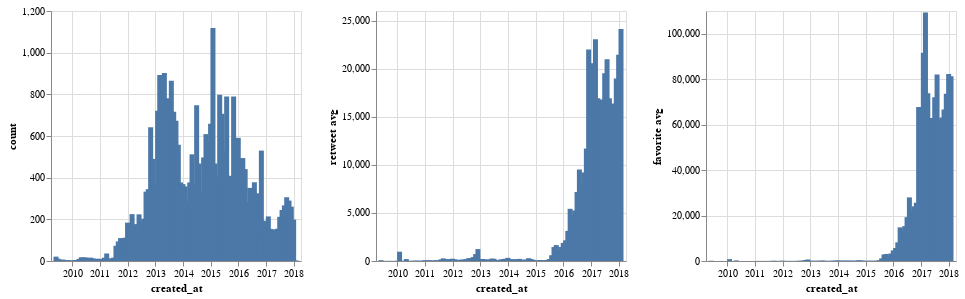

The code cell stored with this chart in its notebook:
### Code cell
import pandas as pd
import altair as alt 
import json
import os
import pandas as pd

def create_tweet_sum_viz(t_count,t_rt,t_fav):
    """
    10 points
    Create the visualization shown above
    Use the tweet_df dataframe
    """
    
    chart1 = alt.Chart(t_count).mark_bar() \
                .encode(x = 'created_at:T',
                        y = 'count:Q') \
                .properties(width=250,height=250)

    chart2 = alt.Chart(t_rt).mark_bar() \
                .encode(x = 'created_at:T',
                        y = 'retweet avg:Q') \
                .properties(width=250,height=250)

    chart3 = alt.Chart(t_fav).mark_bar() \
                .encode(x = 'created_at:T',
                        y = 'favorite avg:Q') \
                .properties(width=250,height=250)

    chart = chart1 | chart2 | chart3
    display(chart)

df = create_tweet_df()
t_count = create_tweet_count_df(t_df)
t_fav = create_favorite_avg_df(t_df)
t_rt = create_retweet_avg_df(t_df)
create_tweet_sum_viz(t_count,t_rt,t_fav)

### Figure 1 — Vega-Lite specification as saved in the notebook (floating-point values rounded to 4 significant figures)
{"config": {"view": {"continuousWidth": 400, "continuousHeight": 300}}, "hconcat": [{"data": {"name": "data-206d2e3ffeb144eee28afd24d67a26e3"}, "mark": "bar", "encoding": {"x": {"type": "temporal", "field": "created_at"}, "y": {"type": "quantitative", "field": "count"}}, "height": 250, "width": 250}, {"data": {"name": "data-65ce3cd453629d0e214a0ac8de7d5e06"}, "mark": "bar", "encoding": {"x": {"type": "temporal", "field": "created_at"}, "y": {"type": "quantitative", "field": "retweet avg"}}, "height": 250, "width": 250}, {"data": {"name": "data-f022e699f612d61cd10ed27fa7792238"}, "mark": "bar", "encoding": {"x": {"type": "temporal", "field": "created_at"}, "y": {"type": "quantitative", "field": "favorite avg"}}, "height": 250, "width": 250}], "$schema": "https://vega.github.io/schema/vega-lite/v4.8.1.json", "datasets": {"data-206d2e3ffeb144eee28afd24d67a26e3": [{"created_at": "2009-05-31T00:00:00+00:00", "count": 21}, {"created_at": "2009-06-30T00:00:00+00:00", "count": 11}, {"created_at": "2009-07-31T00:00:00+00:00", "count": 5}, {"created_at": "2009-08-31T00:00:00+00:00", "count": 7}, {"created_at": "2009-09-30T00:00:00+00:00", "count": 3}, {"created_at": "2009-10-31T00:00:00+00:00", "count": 4}, {"created_at": "2009-11-30T00:00:00+00:00", "count": 3}, {"created_at": "2009-12-31T00:00:00+00:00", "count": 2}, {"created_at": "2010-01-31T00:00:00+00:00", "count": 4}, {"created_at": "2010-02-28T00:00:00+00:00", "count": 4}, {"created_at": "2010-03-31T00:00:00+00:00", "count": 10}, {"created_at": "2010-04-30T00:00:00+00:00", "count": 18}, {"created_at": "2010-05-31T00:00:00+00:00", "count": 17}, {"created_at": "2010-06-30T00:00:00+00:00", "count": 17}, {"created_at": "2010-07-31T00:00:00+00:00", "count": 13}, {"created_at": "2010-08-31T00:00:00+00:00", "count": 16}, {"created_at": "2010-09-30T00:00:00+00:00", "count": 13}, {"created_at": "2010-10-31T00:00:00+00:00", "count": 9}, {"created_at": "2010-11-30T00:00:00+00:00", "count": 11}, {"created_at": "2010-12-31T00:00:00+00:00", "count": 10}, {"created_at": "2011-01-31T00:00:00+00:00", "count": 9}, {"created_at": "2011-02-28T00:00:00+00:00", "count": 16}, {"created_at": "2011-03-31T00:00:00+00:00", "count": 36}, {"created_at": "2011-04-30T00:00:00+00:00", "count": 5}, {"created_at": "2011-05-31T00:00:00+00:00", "count": 13}, {"created_at": "2011-06-30T00:00:00+00:00", "count": 16}, {"created_at": "2011-07-31T00:00:00+00:00", "count": 73}, {"created_at": "2011-08-31T00:00:00+00:00", "count": 94}, {"created_at": "2011-09-30T00:00:00+00:00", "count": 110}, {"created_at": "2011-10-31T00:00:00+00:00", "count": 106}, {"created_at": "2011-11-30T00:00:00+00:00", "count": 112}, {"created_at": "2011-12-31T00:00:00+00:00", "count": 184}, {"created_at": "2012-01-31T00:00:00+00:00", "count": 162}, {"created_at": "2012-02-29T00:00:00+00:00", "count": 225}, {"created_at": "2012-03-31T00:00:00+00:00", "count": 177}, {"created_at": "2012-04-30T00:00:00+00:00", "count": 174}, {"created_at": "2012-05-31T00:00:00+00:00", "count": 224}, {"created_at": "2012-06-30T00:00:00+00:00", "count": 184}, {"created_at": "2012-07-31T00:00:00+00:00", "count": 203}, {"created_at": "2012-08-31T00:00:00+00:00", "count": 333}, {"created_at": "2012-09-30T00:00:00+00:00", "count": 345}, {"created_at": "2012-10-31T00:00:00+00:00", "count": 642}, {"created_at": "2012-11-30T00:00:00+00:00", "count": 490}, {"created_at": "2012-12-31T00:00:00+00:00", "count": 372}, {"created_at": "2013-01-31T00:00:00+00:00", "count": 721}, {"created_at": "2013-02-28T00:00:00+00:00", "count": 893}, {"created_at": "2013-03-31T00:00:00+00:00", "count": 826}, {"created_at": "2013-04-30T00:00:00+00:00", "count": 902}, {"created_at": "2013-05-31T00:00:00+00:00", "count": 781}, {"created_at": "2013-06-30T00:00:00+00:00", "count": 463}, {"created_at": "2013-07-31T00:00:00+00:00", "count": 865}, {"created_at": "2013-08-31T00:00:00+00:00", "count": 716}, {"created_at": "2013-09-30T00:00:00+00:00", "count": 673}, {"created_at": "2013-10-31T00:00:00+00:00", "count": 558}, {"created_at": "2013-11-30T00:00:00+00:00", "count": 377}, {"created_at": "2013-12-31T00:00:00+00:00", "count": 369}, {"created_at": "2014-01-31T00:00:00+00:00", "count": 358}, {"created_at": "2014-02-28T00:00:00+00:00", "count": 284}, {"created_at": "2014-03-31T00:00:00+00:00", "count": 377}, {"created_at": "2014-04-30T00:00:00+00:00", "count": 512}, {"created_at": "2014-05-31T00:00:00+00:00", "count": 364}, {"created_at": "2014-06-30T00:00:00+00:00", "count": 748}, {"created_at": "2014-07-31T00:00:00+00:00", "count": 468}, {"created_at": "2014-08-31T00:00:00+00:00", "count": 334}, {"created_at": "2014-09-30T00:00:00+00:00", "count": 497}, {"created_at": "2014-10-31T00:00:00+00:00", "count": 609}, {"created_at": "2014-11-30T00:00:00+00:00", "count": 574}, {"created_at": "2014-12-31T00:00:00+00:00", "count": 659}, {"created_at": "2015-01-31T00:00:00+00:00", "count": 1119}, {"created_at": "2015-02-28T00:00:00+00:00", "count": 468}, {"created_at": "2015-03-31T00:00:00+00:00", "count": 404}, {"created_at": "2015-04-30T00:00:00+00:00", "count": 798}, {"created_at": "2015-05-31T00:00:00+00:00", "count": 707}, {"created_at": "2015-06-30T00:00:00+00:00", "count": 529}, {"created_at": "2015-07-31T00:00:00+00:00", "count": 790}, {"created_at": "2015-08-31T00:00:00+00:00", "count": 355}, {"created_at": "2015-09-30T00:00:00+00:00", "count": 409}, {"created_at": "2015-10-31T00:00:00+00:00", "count": 790}, {"created_at": "2015-11-30T00:00:00+00:00", "count": 576}, {"created_at": "2015-12-31T00:00:00+00:00", "count": 591}, {"created_at": "2016-01-31T00:00:00+00:00", "count": 492}, {"created_at": "2016-02-29T00:00:00+00:00", "count": 494}, {"created_at": "2016-03-31T00:00:00+00:00", "count": 441}, {"created_at": "2016-04-30T00:00:00+00:00", "count": 284}, {"created_at": "2016-05-31T00:00:00+00:00", "count": 351}, {"created_at": "2016-06-30T00:00:00+00:00", "count": 303}, {"created_at": "2016-07-31T00:00:00+00:00", "count": 378}, {"created_at": "2016-08-31T00:00:00+00:00", "count": 325}, {"created_at": "2016-09-30T00:00:00+00:00", "count": 296}, {"created_at": "2016-10-31T00:00:00+00:00", "count": 530}, {"created_at": "2016-11-30T00:00:00+00:00", "count": 193}, {"created_at": "2016-12-31T00:00:00+00:00", "count": 138}, {"created_at": "2017-01-31T00:00:00+00:00", "count": 214}, {"created_at": "2017-02-28T00:00:00+00:00", "count": 154}, {"created_at": "2017-03-31T00:00:00+00:00", "count": 147}, {"created_at": "2017-04-30T00:00:00+00:00", "count": 152}, {"created_at": "2017-05-31T00:00:00+00:00", "count": 155}, {"created_at": "2017-06-30T00:00:00+00:00", "count": 212}, {"created_at": "2017-07-31T00:00:00+00:00", "count": 245}, {"created_at": "2017-08-31T00:00:00+00:00", "count": 267}, {"created_at": "2017-09-30T00:00:00+00:00", "count": 306}, {"created_at": "2017-10-31T00:00:00+00:00", "count": 290}, {"created_at": "2017-11-30T00:00:00+00:00", "count": 261}, {"created_at": "2017-12-31T00:00:00+00:00", "count": 199}, {"created_at": "2018-01-31T00:00:00+00:00", "count": 3}], "data-65ce3cd453629d0e214a0ac8de7d5e06": [{"created_at": "2009-05-31T00:00:00+00:00", "retweet avg": 87.67}, {"created_at": "2009-06-30T00:00:00+00:00", "retweet avg": 10.09}, {"created_at": "2009-07-31T00:00:00+00:00", "retweet avg": 6.8}, {"created_at": "2009-08-31T00:00:00+00:00", "retweet avg": 7.571}, {"created_at": "2009-09-30T00:00:00+00:00", "retweet avg": 17.33}, {"created_at": "2009-10-31T00:00:00+00:00", "retweet avg": 2.75}, {"created_at": "2009-11-30T00:00:00+00:00", "retweet avg": 8.333}, {"created_at": "2009-12-31T00:00:00+00:00", "retweet avg": 30.5}, {"created_at": "2010-01-31T00:00:00+00:00", "retweet avg": 967.0}, {"created_at": "2010-02-28T00:00:00+00:00", "retweet avg": 16.0}, {"created_at": "2010-03-31T00:00:00+00:00", "retweet avg": 21.0}, {"created_at": "2010-04-30T00:00:00+00:00", "retweet avg": 200.6}, {"created_at": "2010-05-31T00:00:00+00:00", "retweet avg": 22.53}, {"created_at": "2010-06-30T00:00:00+00:00", "retweet avg": 15.82}, {"created_at": "2010-07-31T00:00:00+00:00", "retweet avg": 27.46}, {"created_at": "2010-08-31T00:00:00+00:00", "retweet avg": 39.88}, {"created_at": "2010-09-30T00:00:00+00:00", "retweet avg": 35.38}, {"created_at": "2010-10-31T00:00:00+00:00", "retweet avg": 29.56}, {"created_at": "2010-11-30T00:00:00+00:00", "retweet avg": 32.55}, {"created_at": "2010-12-31T00:00:00+00:00", "retweet avg": 78.8}, {"created_at": "2011-01-31T00:00:00+00:00", "retweet avg": 66.33}, {"created_at": "2011-02-28T00:00:00+00:00", "retweet avg": 72.81}, {"created_at": "2011-03-31T00:00:00+00:00", "retweet avg": 59.17}, {"created_at": "2011-04-30T00:00:00+00:00", "retweet avg": 42.6}, {"created_at": "2011-05-31T00:00:00+00:00", "retweet avg": 82.69}, {"created_at": "2011-06-30T00:00:00+00:00", "retweet avg": 51.88}, {"created_at": "2011-07-31T00:00:00+00:00", "retweet avg": 165.5}, {"created_at": "2011-08-31T00:00:00+00:00", "retweet avg": 274.1}, {"created_at": "2011-09-30T00:00:00+00:00", "retweet avg": 169.2}, {"created_at": "2011-10-31T00:00:00+00:00", "retweet avg": 192.5}, {"created_at": "2011-11-30T00:00:00+00:00", "retweet avg": 164.2}, {"created_at": "2011-12-31T00:00:00+00:00", "retweet avg": 238.4}, {"created_at": "2012-01-31T00:00:00+00:00", "retweet avg": 180.6}, {"created_at": "2012-02-29T00:00:00+00:00", "retweet avg": 107.0}, {"created_at": "2012-03-31T00:00:00+00:00", "retweet avg": 122.4}, {"created_at": "2012-04-30T00:00:00+00:00", "retweet avg": 140.0}, {"created_at": "2012-05-31T00:00:00+00:00", "retweet avg": 164.2}, {"created_at": "2012-06-30T00:00:00+00:00", "retweet avg": 192.7}, {"created_at": "2012-07-31T00:00:00+00:00", "retweet avg": 293.2}, {"created_at": "2012-08-31T00:00:00+00:00", "retweet avg": 311.3}, {"created_at": "2012-09-30T00:00:00+00:00", "retweet avg": 408.8}, {"created_at": "2012-10-31T00:00:00+00:00", "retweet avg": 716.3}, {"created_at": "2012-11-30T00:00:00+00:00", "retweet avg": 1240.0}, {"created_at": "2012-12-31T00:00:00+00:00", "retweet avg": 195.0}, {"created_at": "2013-01-31T00:00:00+00:00", "retweet avg": 212.3}, {"created_at": "2013-02-28T00:00:00+00:00", "retweet avg": 152.7}, {"created_at": "2013-03-31T00:00:00+00:00", "retweet avg": 159.5}, {"created_at": "2013-04-30T00:00:00+00:00", "retweet avg": 149.6}, {"created_at": "2013-05-31T00:00:00+00:00", "retweet avg": 248.0}, {"created_at": "2013-06-30T00:00:00+00:00", "retweet avg": 233.4}, {"created_at": "2013-07-31T00:00:00+00:00", "retweet avg": 112.8}, {"created_at": "2013-08-31T00:00:00+00:00", "retweet avg": 91.74}, {"created_at": "2013-09-30T00:00:00+00:00", "retweet avg": 166.8}, {"created_at": "2013-10-31T00:00:00+00:00", "retweet avg": 204.5}, {"created_at": "2013-11-30T00:00:00+00:00", "retweet avg": 236.3}, {"created_at": "2013-12-31T00:00:00+00:00", "retweet avg": 331.0}, {"created_at": "2014-01-31T00:00:00+00:00", "retweet avg": 193.5}, {"created_at": "2014-02-28T00:00:00+00:00", "retweet avg": 128.0}, {"created_at": "2014-03-31T00:00:00+00:00", "retweet avg": 198.0}, {"created_at": "2014-04-30T00:00:00+00:00", "retweet avg": 98.05}, {"created_at": "2014-05-31T00:00:00+00:00", "retweet avg": 218.3}, {"created_at": "2014-06-30T00:00:00+00:00", "retweet avg": 127.3}, {"created_at": "2014-07-31T00:00:00+00:00", "retweet avg": 134.5}, {"created_at": "2014-08-31T00:00:00+00:00", "retweet avg": 150.4}, {"created_at": "2014-09-30T00:00:00+00:00", "retweet avg": 290.8}, {"created_at": "2014-10-31T00:00:00+00:00", "retweet avg": 210.3}, {"created_at": "2014-11-30T00:00:00+00:00", "retweet avg": 126.0}, {"created_at": "2014-12-31T00:00:00+00:00", "retweet avg": 65.0}, {"created_at": "2015-01-31T00:00:00+00:00", "retweet avg": 51.38}, {"created_at": "2015-02-28T00:00:00+00:00", "retweet avg": 106.2}, {"created_at": "2015-03-31T00:00:00+00:00", "retweet avg": 64.78}, {"created_at": "2015-04-30T00:00:00+00:00", "retweet avg": 78.84}, {"created_at": "2015-05-31T00:00:00+00:00", "retweet avg": 105.7}, {"created_at": "2015-06-30T00:00:00+00:00", "retweet avg": 196.8}, {"created_at": "2015-07-31T00:00:00+00:00", "retweet avg": 601.1}, {"created_at": "2015-08-31T00:00:00+00:00", "retweet avg": 1451.0}, {"created_at": "2015-09-30T00:00:00+00:00", "retweet avg": 1658.0}, {"created_at": "2015-10-31T00:00:00+00:00", "retweet avg": 1146.0}, {"created_at": "2015-11-30T00:00:00+00:00", "retweet avg": 1464.0}, {"created_at": "2015-12-31T00:00:00+00:00", "retweet avg": 1880.0}, {"created_at": "2016-01-31T00:00:00+00:00", "retweet avg": 2152.0}, {"created_at": "2016-02-29T00:00:00+00:00", "retweet avg": 3130.0}, {"created_at": "2016-03-31T00:00:00+00:00", "retweet avg": 5428.0}, {"created_at": "2016-04-30T00:00:00+00:00", "retweet avg": 4763.0}, {"created_at": "2016-05-31T00:00:00+00:00", "retweet avg": 5255.0}, {"created_at": "2016-06-30T00:00:00+00:00", "retweet avg": 7176.0}, {"created_at": "2016-07-31T00:00:00+00:00", "retweet avg": 9516.0}, {"created_at": "2016-08-31T00:00:00+00:00", "retweet avg": 7905.0}, {"created_at": "2016-09-30T00:00:00+00:00", "retweet avg": 9209.0}, {"created_at": "2016-10-31T00:00:00+00:00", "retweet avg": 11690.0}, {"created_at": "2016-11-30T00:00:00+00:00", "retweet avg": 22000.0}, {"created_at": "2016-12-31T00:00:00+00:00", "retweet avg": 17640.0}, {"created_at": "2017-01-31T00:00:00+00:00", "retweet avg": 20570.0}, {"created_at": "2017-02-28T00:00:00+00:00", "retweet avg": 23060.0}, {"created_at": "2017-03-31T00:00:00+00:00", "retweet avg": 16920.0}, {"created_at": "2017-04-30T00:00:00+00:00", "retweet avg": 14050.0}, {"created_at": "2017-05-31T00:00:00+00:00", "retweet avg": 16810.0}, {"created_at": "2017-06-30T00:00:00+00:00", "retweet avg": 19520.0}, {"created_at": "2017-07-31T00:00:00+00:00", "retweet avg": 20990.0}, {"created_at": "2017-08-31T00:00:00+00:00", "retweet avg": 16930.0}, {"created_at": "2017-09-30T00:00:00+00:00", "retweet avg": 16390.0}, {"created_at": "2017-10-31T00:00:00+00:00", "retweet avg": 16320.0}, {"created_at": "2017-11-30T00:00:00+00:00", "retweet avg": 18980.0}, {"created_at": "2017-12-31T00:00:00+00:00", "retweet avg": 21450.0}, {"created_at": "2018-01-31T00:00:00+00:00", "retweet avg": 24130.0}], "data-f022e699f612d61cd10ed27fa7792238": [{"created_at": "2009-05-31T00:00:00+00:00", "favorite avg": 115.1}, {"created_at": "2009-06-30T00:00:00+00:00", "favorite avg": 14.82}, {"created_at": "2009-07-31T00:00:00+00:00", "favorite avg": 8.2}, {"created_at": "2009-08-31T00:00:00+00:00", "favorite avg": 8.286}, {"created_at": "2009-09-30T00:00:00+00:00", "favorite avg": 22.0}, {"created_at": "2009-10-31T00:00:00+00:00", "favorite avg": 5.25}, {"created_at": "2009-11-30T00:00:00+00:00", "favorite avg": 6.667}, {"created_at": "2009-12-31T00:00:00+00:00", "favorite avg": 9.0}, {"created_at": "2010-01-31T00:00:00+00:00", "favorite avg": 811.8}, {"created_at": "2010-02-28T00:00:00+00:00", "favorite avg": 7.0}, {"created_at": "2010-03-31T00:00:00+00:00", "favorite avg": 6.6}, {"created_at": "2010-04-30T00:00:00+00:00", "favorite avg": 261.1}, {"created_at": "2010-05-31T00:00:00+00:00", "favorite avg": 15.18}, {"created_at": "2010-06-30T00:00:00+00:00", "favorite avg": 4.882}, {"created_at": "2010-07-31T00:00:00+00:00", "favorite avg": 6.154}, {"created_at": "2010-08-31T00:00:00+00:00", "favorite avg": 10.25}, {"created_at": "2010-09-30T00:00:00+00:00", "favorite avg": 16.38}, {"created_at": "2010-10-31T00:00:00+00:00", "favorite avg": 6.222}, {"created_at": "2010-11-30T00:00:00+00:00", "favorite avg": 8.455}, {"created_at": "2010-12-31T00:00:00+00:00", "favorite avg": 19.6}, {"created_at": "2011-01-31T00:00:00+00:00", "favorite avg": 16.89}, {"created_at": "2011-02-28T00:00:00+00:00", "favorite avg": 41.62}, {"created_at": "2011-03-31T00:00:00+00:00", "favorite avg": 16.89}, {"created_at": "2011-04-30T00:00:00+00:00", "favorite avg": 14.4}, {"created_at": "2011-05-31T00:00:00+00:00", "favorite avg": 50.54}, {"created_at": "2011-06-30T00:00:00+00:00", "favorite avg": 13.56}, {"created_at": "2011-07-31T00:00:00+00:00", "favorite avg": 43.05}, {"created_at": "2011-08-31T00:00:00+00:00", "favorite avg": 125.9}, {"created_at": "2011-09-30T00:00:00+00:00", "favorite avg": 38.05}, {"created_at": "2011-10-31T00:00:00+00:00", "favorite avg": 49.98}, {"created_at": "2011-11-30T00:00:00+00:00", "favorite avg": 32.37}, {"created_at": "2011-12-31T00:00:00+00:00", "favorite avg": 144.1}, {"created_at": "2012-01-31T00:00:00+00:00", "favorite avg": 49.47}, {"created_at": "2012-02-29T00:00:00+00:00", "favorite avg": 29.61}, {"created_at": "2012-03-31T00:00:00+00:00", "favorite avg": 35.63}, {"created_at": "2012-04-30T00:00:00+00:00", "favorite avg": 42.59}, {"created_at": "2012-05-31T00:00:00+00:00", "favorite avg": 38.23}, {"created_at": "2012-06-30T00:00:00+00:00", "favorite avg": 44.05}, {"created_at": "2012-07-31T00:00:00+00:00", "favorite avg": 101.1}, {"created_at": "2012-08-31T00:00:00+00:00", "favorite avg": 122.9}, {"created_at": "2012-09-30T00:00:00+00:00", "favorite avg": 196.0}, {"created_at": "2012-10-31T00:00:00+00:00", "favorite avg": 447.9}, {"created_at": "2012-11-30T00:00:00+00:00", "favorite avg": 671.2}, {"created_at": "2012-12-31T00:00:00+00:00", "favorite avg": 92.34}, {"created_at": "2013-01-31T00:00:00+00:00", "favorite avg": 106.2}, {"created_at": "2013-02-28T00:00:00+00:00", "favorite avg": 86.42}, {"created_at": "2013-03-31T00:00:00+00:00", "favorite avg": 124.6}, {"created_at": "2013-04-30T00:00:00+00:00", "favorite avg": 101.5}, {"created_at": "2013-05-31T00:00:00+00:00", "favorite avg": 196.1}, {"created_at": "2013-06-30T00:00:00+00:00", "favorite avg": 165.0}, {"created_at": "2013-07-31T00:00:00+00:00", "favorite avg": 70.95}, {"created_at": "2013-08-31T00:00:00+00:00", "favorite avg": 56.31}, {"created_at": "2013-09-30T00:00:00+00:00", "favorite avg": 122.2}, {"created_at": "2013-10-31T00:00:00+00:00", "favorite avg": 136.3}, {"created_at": "2013-11-30T00:00:00+00:00", "favorite avg": 183.2}, {"created_at": "2013-12-31T00:00:00+00:00", "favorite avg": 259.0}, {"created_at": "2014-01-31T00:00:00+00:00", "favorite avg": 165.1}, {"created_at": "2014-02-28T00:00:00+00:00", "favorite avg": 126.7}, {"created_at": "2014-03-31T00:00:00+00:00", "favorite avg": 212.5}, {"created_at": "2014-04-30T00:00:00+00:00", "favorite avg": 110.9}, {"created_at": "2014-05-31T00:00:00+00:00", "favorite avg": 196.1}, {"created_at": "2014-06-30T00:00:00+00:00", "favorite avg": 133.8}, {"created_at": "2014-07-31T00:00:00+00:00", "favorite avg": 144.0}, {"created_at": "2014-08-31T00:00:00+00:00", "favorite avg": 164.4}, {"created_at": "2014-09-30T00:00:00+00:00", "favorite avg": 316.4}, {"created_at": "2014-10-31T00:00:00+00:00", "favorite avg": 242.5}, {"created_at": "2014-11-30T00:00:00+00:00", "favorite avg": 165.7}, {"created_at": "2014-12-31T00:00:00+00:00", "favorite avg": 93.07}, {"created_at": "2015-01-31T00:00:00+00:00", "favorite avg": 76.88}, {"created_at": "2015-02-28T00:00:00+00:00", "favorite avg": 138.0}, {"created_at": "2015-03-31T00:00:00+00:00", "favorite avg": 94.83}, {"created_at": "2015-04-30T00:00:00+00:00", "favorite avg": 114.4}, {"created_at": "2015-05-31T00:00:00+00:00", "favorite avg": 150.1}, {"created_at": "2015-06-30T00:00:00+00:00", "favorite avg": 349.6}, {"created_at": "2015-07-31T00:00:00+00:00", "favorite avg": 1151.0}, {"created_at": "2015-08-31T00:00:00+00:00", "favorite avg": 2875.0}, {"created_at": "2015-09-30T00:00:00+00:00", "favorite avg": 3104.0}, {"created_at": "2015-10-31T00:00:00+00:00", "favorite avg": 2417.0}, {"created_at": "2015-11-30T00:00:00+00:00", "favorite avg": 3293.0}, {"created_at": "2015-12-31T00:00:00+00:00", "favorite avg": 4662.0}, {"created_at": "2016-01-31T00:00:00+00:00", "favorite avg": 5731.0}, {"created_at": "2016-02-29T00:00:00+00:00", "favorite avg": 8209.0}, {"created_at": "2016-03-31T00:00:00+00:00", "favorite avg": 14820.0}, {"created_at": "2016-04-30T00:00:00+00:00", "favorite avg": 13380.0}, {"created_at": "2016-05-31T00:00:00+00:00", "favorite avg": 15340.0}, {"created_at": "2016-06-30T00:00:00+00:00", "favorite avg": 19290.0}, {"created_at": "2016-07-31T00:00:00+00:00", "favorite avg": 27980.0}, {"created_at": "2016-08-31T00:00:00+00:00", "favorite avg": 21740.0}, {"created_at": "2016-09-30T00:00:00+00:00", "favorite avg": 24050.0}, {"created_at": "2016-10-31T00:00:00+00:00", "favorite avg": 25640.0}, {"created_at": "2016-11-30T00:00:00+00:00", "favorite avg": 67710.0}, {"created_at": "2016-12-31T00:00:00+00:00", "favorite avg": 66190.0}, {"created_at": "2017-01-31T00:00:00+00:00", "favorite avg": 91630.0}, {"created_at": "2017-02-28T00:00:00+00:00", "favorite avg": 109300.0}, {"created_at": "2017-03-31T00:00:00+00:00", "favorite avg": 73860.0}, {"created_at": "2017-04-30T00:00:00+00:00", "favorite avg": 60020.0}, {"created_at": "2017-05-31T00:00:00+00:00", "favorite avg": 62950.0}, {"created_at": "2017-06-30T00:00:00+00:00", "favorite avg": 72000.0}, {"created_at": "2017-07-31T00:00:00+00:00", "favorite avg": 82020.0}, {"created_at": "2017-08-31T00:00:00+00:00", "favorite avg": 61710.0}, {"created_at": "2017-09-30T00:00:00+00:00", "favorite avg": 63090.0}, {"created_at": "2017-10-31T00:00:00+00:00", "favorite avg": 66640.0}, {"created_at": "2017-11-30T00:00:00+00:00", "favorite avg": 73560.0}, {"created_at": "2017-12-31T00:00:00+00:00", "favorite avg": 82280.0}, {"created_at": "2018-01-31T00:00:00+00:00", "favorite avg": 81280.0}]}}
